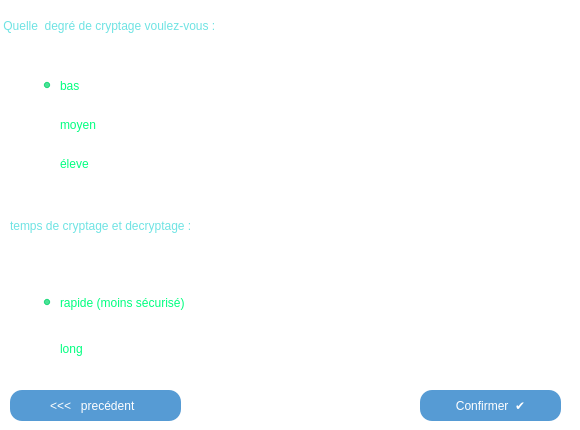
       <widget class="QWidget" name="page3">
        <property name="styleSheet">
         <string notr="true">
*{
background:transparent;
border-color:1d77ab;
font: 14pt &quot;5by7&quot;;
border-radius: 15px;
}

QPushButton{
border-radius:12px;
color:white;
background:rgba(44, 130, 201, 0.8);

}
QPushButton:hover{
border-radius:12px;
color:#6fe3e3;
background:rgba(52, 152, 219, 0.8);

}
QPushButton:pressed{
background:rgba(0,0,204,0.4);
color:#6fe3e3;
}
</string>
        </property>
        <widget class="QPushButton" name="confirme_beginner">
         <property name="geometry">
          <rect>
           <x>420</x>
           <y>390</y>
           <width>141</width>
           <height>31</height>
          </rect>
         </property>
         <property name="sizePolicy">
          <sizepolicy hsizetype="Minimum" vsizetype="Fixed">
           <horstretch>0</horstretch>
           <verstretch>0</verstretch>
          </sizepolicy>
         </property>
         <property name="styleSheet">
          <string notr="true">font: 12pt &quot;5by7&quot;;</string>
         </property>
         <property name="text">
          <string>Confirmer  ✔</string>
         </property>
         <property name="shortcut">
          <string>Return</string>
         </property>
         <property name="checkable">
          <bool>false</bool>
         </property>
         <property name="default">
          <bool>true</bool>
         </property>
        </widget>
        <widget class="QLabel" name="label_40">
         <property name="geometry">
          <rect>
           <x>0</x>
           <y>0</y>
           <width>561</width>
           <height>51</height>
          </rect>
         </property>
         <property name="styleSheet">
          <string notr="true">background:transparent;







font: 16pt &quot;Century Gothic&quot;;



color:#6fe3e3;</string>
         </property>
         <property name="text">
          <string> Quelle  degré de cryptage voulez-vous :</string>
         </property>
        </widget>
        <widget class="QLabel" name="label_41">
         <property name="geometry">
          <rect>
           <x>10</x>
           <y>200</y>
           <width>561</width>
           <height>51</height>
          </rect>
         </property>
         <property name="styleSheet">
          <string notr="true">background:transparent;

font: 16pt &quot;Century Gothic&quot;;

color:#6fe3e3;</string>
         </property>
         <property name="text">
          <string>temps de cryptage et decryptage : </string>
         </property>
        </widget>
        <widget class="QWidget" name="verticalLayoutWidget_2">
         <property name="geometry">
          <rect>
           <x>40</x>
           <y>270</y>
           <width>271</width>
           <height>111</height>
          </rect>
         </property>
         <layout class="QVBoxLayout" name="verticalLayout_2">
          <item>
           <widget class="QRadioButton" name="radioButton_32">
            <property name="styleSheet">
             <string notr="true">background:transparent;




font: 14pt &quot;Century Gothic&quot;;



color: rgb(0, 255, 127);</string>
            </property>
            <property name="text">
             <string>rapide (moins sécurisé)</string>
            </property>
            <property name="checked">
             <bool>true</bool>
            </property>
           </widget>
          </item>
          <item>
           <widget class="QRadioButton" name="radioButton_31">
            <property name="styleSheet">
             <string notr="true">background:transparent;




font: 14pt &quot;Century Gothic&quot;;



color: rgb(0, 255, 127);</string>
            </property>
            <property name="text">
             <string>long</string>
            </property>
           </widget>
          </item>
         </layout>
        </widget>
        <widget class="QWidget" name="verticalLayoutWidget_3">
         <property name="geometry">
          <rect>
           <x>40</x>
           <y>60</y>
           <width>160</width>
           <height>131</height>
          </rect>
         </property>
         <layout class="QVBoxLayout" name="verticalLayout_3">
          <item>
           <widget class="QRadioButton" name="radioButton_29">
            <property name="styleSheet">
             <string notr="true">background:transparent;




font: 14pt &quot;Century Gothic&quot;;



color: rgb(0, 255, 127);</string>
            </property>
            <property name="text">
             <string>bas</string>
            </property>
            <property name="checked">
             <bool>true</bool>
            </property>
           </widget>
          </item>
          <item>
           <widget class="QRadioButton" name="radioButton_30">
            <property name="styleSheet">
             <string notr="true">background:transparent;




font: 14pt &quot;Century Gothic&quot;;



color: rgb(0, 255, 127);</string>
            </property>
            <property name="text">
             <string>moyen</string>
            </property>
           </widget>
          </item>
          <item>
           <widget class="QRadioButton" name="radioButton_28">
            <property name="styleSheet">
             <string notr="true">background:transparent;




font: 14pt &quot;Century Gothic&quot;;



color: rgb(0, 255, 127);</string>
            </property>
            <property name="text">
             <string>éleve</string>
            </property>
           </widget>
          </item>
         </layout>
        </widget>
        <widget class="QPushButton" name="next1_3">
         <property name="geometry">
          <rect>
           <x>10</x>
           <y>390</y>
           <width>171</width>
           <height>31</height>
          </rect>
         </property>
         <property name="sizePolicy">
          <sizepolicy hsizetype="Minimum" vsizetype="Fixed">
           <horstretch>0</horstretch>
           <verstretch>0</verstretch>
          </sizepolicy>
         </property>
         <property name="styleSheet">
          <string notr="true">font: 14pt &quot;5by7&quot;;</string>
         </property>
         <property name="text">
          <string>&lt;&lt;&lt;   precédent  </string>
         </property>
         <property name="checkable">
          <bool>false</bool>
         </property>
         <property name="default">
          <bool>true</bool>
         </property>
        </widget>
        <widget class="QLabel" name="label_28">
         <property name="geometry">
          <rect>
           <x>300</x>
           <y>50</y>
           <width>181</width>
           <height>141</height>
          </rect>
         </property>
         <property name="text">
          <string/>
         </property>
         <property name="pixmap">
          <pixmap>image/Projet Crypto art/Ficher mcrypti.png</pixmap>
         </property>
         <property name="scaledContents">
          <bool>true</bool>
         </property>
        </widget>
        <widget class="QLabel" name="label_74">
         <property name="geometry">
          <rect>
           <x>340</x>
           <y>250</y>
           <width>161</width>
           <height>131</height>
          </rect>
         </property>
         <property name="text">
          <string/>
         </property>
         <property name="pixmap">
          <pixmap>image/Sa3a.png</pixmap>
         </property>
         <property name="scaledContents">
          <bool>true</bool>
         </property>
        </widget>
       </widget>
